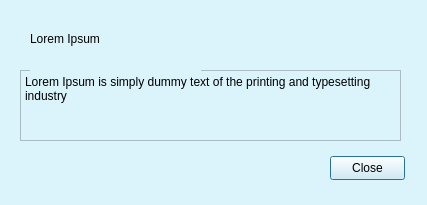
<?xml version="1.0" encoding="UTF-8"?>
<ui version="4.0">
 <class>Dialog</class>
 <widget class="QDialog" name="Dialog">
  <property name="geometry">
   <rect>
    <x>0</x>
    <y>0</y>
    <width>427</width>
    <height>205</height>
   </rect>
  </property>
  <property name="windowTitle">
   <string>details</string>
  </property>
  <property name="styleSheet">
   <string notr="true">background-color: #DBF4FB;
</string>
  </property>
  <widget class="QLabel" name="label_18">
   <property name="geometry">
    <rect>
     <x>150</x>
     <y>156</y>
     <width>21</width>
     <height>21</height>
    </rect>
   </property>
   <property name="text">
    <string/>
   </property>
   <property name="pixmap">
    <pixmap>img/imagesmode_FILL0_wght400_GRAD0_opsz48.png</pixmap>
   </property>
   <property name="scaledContents">
    <bool>true</bool>
   </property>
  </widget>
  <widget class="QPlainTextEdit" name="plainTextEdit_3">
   <property name="geometry">
    <rect>
     <x>20</x>
     <y>70</y>
     <width>381</width>
     <height>71</height>
    </rect>
   </property>
   <property name="styleSheet">
    <string notr="true"/>
   </property>
   <property name="plainText">
    <string>Lorem Ipsum is simply dummy text of the printing and typesetting industry
</string>
   </property>
  </widget>
  <widget class="QLabel" name="label_15">
   <property name="geometry">
    <rect>
     <x>280</x>
     <y>156</y>
     <width>21</width>
     <height>21</height>
    </rect>
   </property>
   <property name="text">
    <string/>
   </property>
   <property name="pixmap">
    <pixmap>img/redo_FILL0_wght400_GRAD0_opsz48.png</pixmap>
   </property>
   <property name="scaledContents">
    <bool>true</bool>
   </property>
  </widget>
  <widget class="QLabel" name="label_22">
   <property name="geometry">
    <rect>
     <x>370</x>
     <y>0</y>
     <width>21</width>
     <height>21</height>
    </rect>
   </property>
   <property name="text">
    <string/>
   </property>
   <property name="pixmap">
    <pixmap>img/bookmark_FILL1_wght400_GRAD0_opsz48.png</pixmap>
   </property>
   <property name="scaledContents">
    <bool>true</bool>
   </property>
  </widget>
  <widget class="QLabel" name="label_10">
   <property name="geometry">
    <rect>
     <x>70</x>
     <y>156</y>
     <width>21</width>
     <height>21</height>
    </rect>
   </property>
   <property name="midLineWidth">
    <number>0</number>
   </property>
   <property name="text">
    <string/>
   </property>
   <property name="pixmap">
    <pixmap>img/person_add_FILL0_wght400_GRAD0_opsz48.png</pixmap>
   </property>
   <property name="scaledContents">
    <bool>true</bool>
   </property>
  </widget>
  <widget class="QLabel" name="label_12">
   <property name="geometry">
    <rect>
     <x>190</x>
     <y>156</y>
     <width>21</width>
     <height>21</height>
    </rect>
   </property>
   <property name="text">
    <string/>
   </property>
   <property name="pixmap">
    <pixmap>img/archive_FILL0_wght400_GRAD0_opsz48.png</pixmap>
   </property>
   <property name="scaledContents">
    <bool>true</bool>
   </property>
  </widget>
  <widget class="QLabel" name="label_17">
   <property name="geometry">
    <rect>
     <x>30</x>
     <y>20</y>
     <width>171</width>
     <height>51</height>
    </rect>
   </property>
   <property name="styleSheet">
    <string notr="true">font: 700 italic 18pt &quot;Arial&quot;;</string>
   </property>
   <property name="text">
    <string>Lorem Ipsum
</string>
   </property>
  </widget>
  <widget class="QLabel" name="label_13">
   <property name="enabled">
    <bool>true</bool>
   </property>
   <property name="geometry">
    <rect>
     <x>250</x>
     <y>156</y>
     <width>21</width>
     <height>21</height>
    </rect>
   </property>
   <property name="text">
    <string/>
   </property>
   <property name="pixmap">
    <pixmap>img/undo_FILL0_wght400_GRAD0_opsz48.png</pixmap>
   </property>
   <property name="scaledContents">
    <bool>true</bool>
   </property>
  </widget>
  <widget class="QPushButton" name="btn_close">
   <property name="geometry">
    <rect>
     <x>330</x>
     <y>156</y>
     <width>75</width>
     <height>24</height>
    </rect>
   </property>
   <property name="cursor">
    <cursorShape>ClosedHandCursor</cursorShape>
   </property>
   <property name="text">
    <string>Close</string>
   </property>
  </widget>
  <widget class="QLabel" name="label_14">
   <property name="geometry">
    <rect>
     <x>30</x>
     <y>156</y>
     <width>21</width>
     <height>21</height>
    </rect>
   </property>
   <property name="text">
    <string/>
   </property>
   <property name="pixmap">
    <pixmap>img/add_alert_FILL0_wght400_GRAD0_opsz48.png</pixmap>
   </property>
   <property name="scaledContents">
    <bool>true</bool>
   </property>
  </widget>
  <widget class="QLabel" name="label_16">
   <property name="geometry">
    <rect>
     <x>110</x>
     <y>157</y>
     <width>21</width>
     <height>20</height>
    </rect>
   </property>
   <property name="text">
    <string/>
   </property>
   <property name="pixmap">
    <pixmap>img/palette_FILL0_wght400_GRAD0_opsz48.png</pixmap>
   </property>
   <property name="scaledContents">
    <bool>true</bool>
   </property>
  </widget>
  <widget class="QLabel" name="label_9">
   <property name="geometry">
    <rect>
     <x>220</x>
     <y>156</y>
     <width>21</width>
     <height>21</height>
    </rect>
   </property>
   <property name="text">
    <string/>
   </property>
   <property name="pixmap">
    <pixmap>img/more_vert_FILL1_wght400_GRAD0_opsz48.png</pixmap>
   </property>
   <property name="scaledContents">
    <bool>true</bool>
   </property>
  </widget>
 </widget>
 <resources/>
 <connections/>
</ui>
